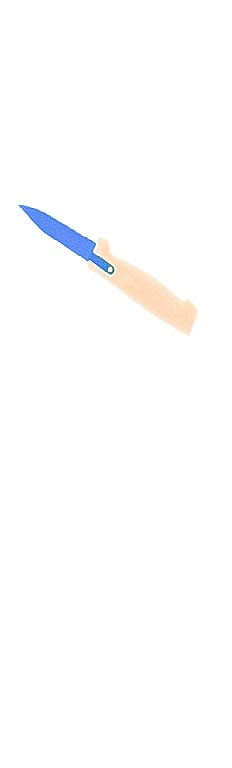
#> input picture baggageAI/threat_images/1.jpg, 232 x 768 px, given in place of 1.jpg.jpg, which was not available
$ python image_processing.py
#> lines starting #> are read from the running program, lines starting #| are printed output that depends on the picture; after the words box and inside, x2 and y2 are one past the last pixel; in counts of white or black regions, pixels touching at a corner belong together; pictures that were not available may be replaced by others from this repository, and a replacement may not be noted
#> the answer given: threat_images/1.jpg
#> the answer given: threat_images/2.jpg
#> further down, original_img is the input picture: shape (768, 232, 3); mean B, G, R 253.7, 253.4, 253.4
"""
IMAGE PROCESSING

Requirement: CPU

Written on: 3 April 2022

Tested on: Linux(debian)

Author: A.S. Faraz Ahmed

Description:

    Sample input:
    ***For image names refer the respectve folder***

    Enter the threat image name? 2
    Enter the baggage image name?4
    Saved as: 5.jpg in sample_output_images

"""
import cv2
import numpy as np
import random

def gray(img,show=0):
#> called with show = 0
    gray = cv2.cvtColor(img, cv2.COLOR_BGR2GRAY)
    if show == 1:
        cv2.imshow("GRAY",gray)
        cv2.waitKey(0)
    return gray

def threshold(img, show=0):
#> called with show = 0
    th, threshed = cv2.threshold(img, 240, 255, cv2.THRESH_BINARY_INV)
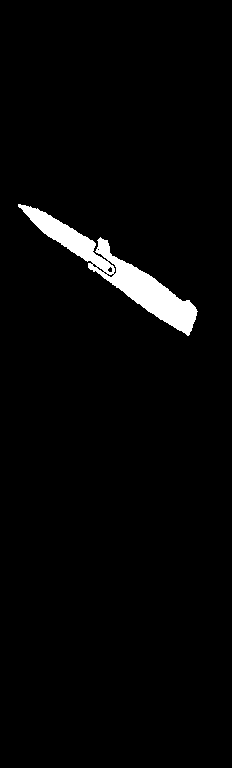
#> threshed: shape (768, 232); 2.7% white; 1 white region, box (x1, y1, x2, y2) and area: (18, 204, 198, 336) 4811
    if show == 1:
        cv2.imshow("THRESHOLD",threshed)
        cv2.waitKey(0)
    return threshed

def remove_noise(img, show=0):
#> called with show = 0
    kernel = cv2.getStructuringElement(cv2.MORPH_ELLIPSE, (11,11))
    morphed = cv2.morphologyEx(img, cv2.MORPH_CLOSE, kernel)
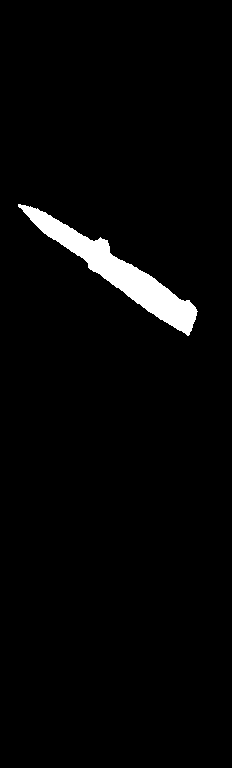
#> morphed: shape (768, 232); 2.8% white; 1 white region
    if show == 1:
        cv2.imshow("THRESHOLD",morphed)
        cv2.waitKey(0)
    return morphed

def crop(img, show=0):
#> called with show = 0
    cnts = cv2.findContours(img, cv2.RETR_EXTERNAL, cv2.CHAIN_APPROX_SIMPLE)[-2]
#> cnts = 1 contour; box (x1, y1, x2, y2) and area: (18, 204, 198, 336) 4764
    cnt = sorted(cnts, key=cv2.contourArea)[-1]
#> cnt = contour of 213 points, box (x1, y1, x2, y2) (18, 204, 198, 336), area 4764
    x,y,w,h = cv2.boundingRect(cnt)
#> x = 18; y = 204; w = 180; h = 132
    dst = original_img[y-18:y+h+25, x-18:x+w+25]
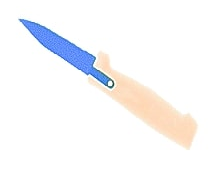
#> dst: shape (175, 223, 3); mean B, G, R 248.9, 247.6, 247.9
    if show == 1:
        cv2.imshow("CROPED",dst)
        cv2.waitKey(0)
    return dst

def downsize(img, show=0):
#> called with show = 0
    scale_percent = 50
    width = int(img.shape[1] * scale_percent / 100)
#> width = 111
    height = int(img.shape[0] * scale_percent / 100)
#> height = 87
    dim = (width, height)
#> dim = (111, 87)
    resized = cv2.resize(img, dim, interpolation = cv2.INTER_AREA)
    if show == 1:
        cv2.imshow("CROPED",resized)
        cv2.waitKey(0)
    return resized

def rotate(img, show=0):
    image_center = tuple(np.array(img.shape[1::-1]) / 2)
    rot_mat = cv2.getRotationMatrix2D(image_center, 45, 1.0)
    rotated = cv2.warpAffine(img, rot_mat, img.shape[1::-1], flags=cv2.INTER_LINEAR)
    if show == 1:
        cv2.imshow("ROTATED",rotated)
        cv2.waitKey(0)
    return rotated

if __name__ == '__main__':
    print("***For image names refer the respectve folder***\n")
    threat_image = str(input("Enter the threat image name?"))
    baggage_image = str(input("Enter the baggage image name?"))

    original_img = cv2.imread("./threat_images/" + threat_image + ".jpg")
    gray_img = gray(original_img)
    threshold_img = threshold(gray_img)
    noise_img = remove_noise(threshold_img)
    crop_img = crop(noise_img)
    downsize_img = downsize(crop_img)

    crop_gray_img = gray(downsize_img)
    crop_threshold_img = threshold(crop_gray_img)
#> in threshold (call 2), `th, threshed = cv2.threshold(img, 240, 255, cv2.THRESH_BINARY_INV)`: threshed: shape (87, 111); 12.7% white; 1 white region, box (x1, y1, x2, y2) and area: (9, 9, 98, 74) 1225
    mask_img = remove_noise(crop_threshold_img)
#> call 2 of remove_noise, with show = 0
#> in remove_noise (call 2), `morphed = cv2.morphologyEx(img, cv2.MORPH_CLOSE, kernel)`:
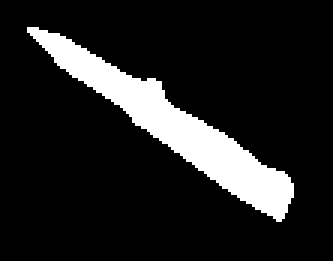
#> morphed: shape (87, 111) (shown 3 times larger); 12.9% white; 1 white region, box (x1, y1, x2, y2) and area: (9, 9, 98, 74) 1246

    bg = cv2.imread("./background_images/" + baggage_image + ".jpg")
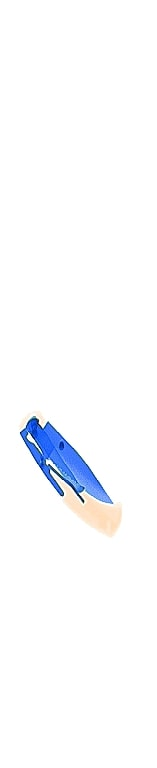
#> input picture baggageAI/threat_images/2.jpg, 157 x 768 px, given in place of 2.jpg.jpg, which was not available
#> bg is the input picture: shape (768, 157, 3); mean B, G, R 253.2, 251, 249.9
    cv2.imshow("Baggage Image", bg)
    bg_gray= gray(bg)
#> call 3 of gray, with show = 0
#> in gray (call 3), `gray = cv2.cvtColor(img, cv2.COLOR_BGR2GRAY)`:
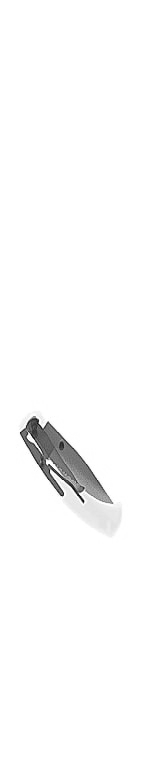
#> gray: shape (768, 157); min 2, max 255, mean 250.9


    for row in range(downsize_img.shape[0]):
        for p in range(downsize_img.shape[1]):
            if mask_img[row][p] > 10:
                bg[row+bg.shape[0]//3-70][p+bg.shape[1]//3] = downsize_img[row][p]
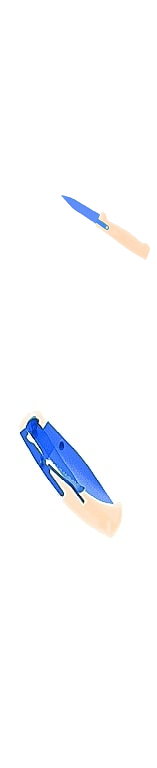
#> bg: shape (768, 157, 3); 1.03% of pixels changed, all inside (x1, y1, x2, y2) = (61, 195, 150, 260)

    cv2.imshow("Threat Image", original_img)
    cv2.imshow("result",bg)
    cv2.waitKey(0)
    name = str(random.randint(0,22))
    cv2.imwrite("./sample_output_images/" + name + ".jpg",bg)
    print("Saved as: {}.jpg in ./sample_output_images".format(name))
